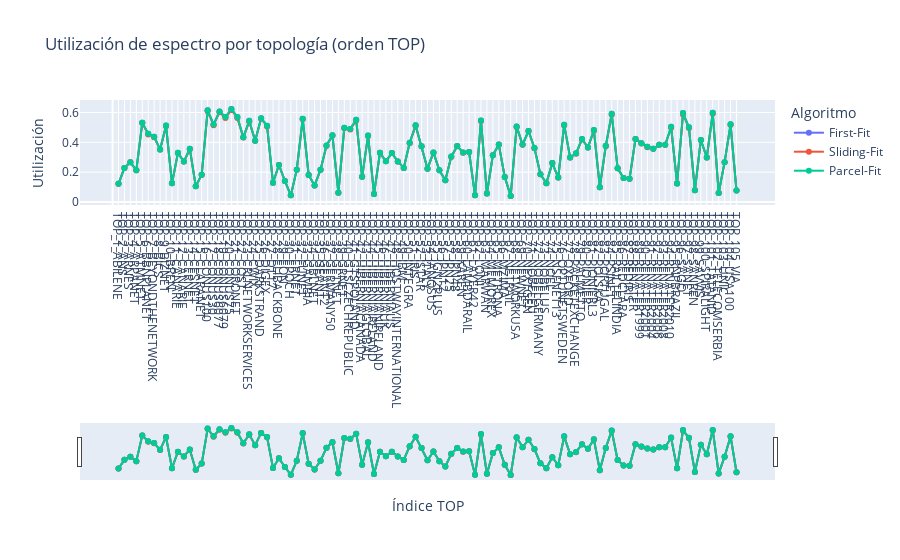

Notebook code for this chart:
### Markdown cell above
### Visualización interactiva con líneas y range slider

### Code cell
ALGORITHM_LABELS = {
    "first_fit": "First-Fit",
    "sliding_fit": "Sliding-Fit",
    "parcel_fit": "Parcel-Fit",
}
LABEL_TO_KEY = {label: key for key, label in ALGORITHM_LABELS.items()}

if not all_results:
    raise RuntimeError("No hay resultados para graficar. Ejecuta la celda de experimentos primero.")

ordered_payloads = sorted(loaded_topos.values(), key=lambda topo: topo["numeric_id"])
plot_rows = []
for payload in ordered_payloads:
    topo_results = all_results.get(payload["name"], {})
    for alg_key, alg_label in ALGORITHM_LABELS.items():
        metrics = topo_results.get(alg_key)
        if not metrics:
            continue
        plot_rows.append({
            "rank": payload["numeric_id"],
            "topology": payload["name"],
            "alias": payload["alias"],
            "algorithm": alg_label,
            "utilization": metrics["utilization"],
            "fragmentation": metrics["fragmentation"],
        })

df_metrics = pd.DataFrame(plot_rows)
if df_metrics.empty:
    raise RuntimeError("No se generaron métricas para graficar (¿rutas vacías?).")

tick_vals = [payload["numeric_id"] for payload in ordered_payloads]
tick_text = [payload["name"] for payload in ordered_payloads]

fig_util = go.Figure()
for alg_label in df_metrics["algorithm"].unique():
    alg_df = df_metrics[df_metrics["algorithm"] == alg_label].sort_values("rank")
    fig_util.add_trace(
        go.Scatter(
            x=alg_df["rank"],
            y=alg_df["utilization"],
            mode="lines+markers",
            name=alg_label,
            text=alg_df["topology"],
            hovertemplate="%{text}<br>Utilización=%{y:.3f}<extra>%{fullData.name}</extra>",
        )
    )

fig_util.update_layout(
    title="Utilización de espectro por topología (orden TOP)",
    xaxis=dict(
        title="Índice TOP",
        tickmode="array",
        tickvals=tick_vals,
        ticktext=tick_text,
        rangeslider=dict(visible=True),
    ),
    yaxis=dict(title="Utilización"),
    legend_title_text="Algoritmo",
)
fig_util.show()

### Figure 1 — Plotly figure (JSON) as saved in the notebook; plotly's stock layout.template omitted (floating-point values rounded to 4 significant figures)
{"data": [{"hovertemplate": "%{text}<br>Utilización=%{y:.3f}<extra>%{fullData.name}</extra>", "mode": "lines+markers", "name": "First-Fit", "text": ["TOP_1_ABILENE", "TOP_2_ANS", "TOP_3_ARNES", "TOP_4_ARPANET", "TOP_5_ATMNET", "TOP_6_BBNPLANET", "TOP_7_BEYONDTHENETWORK", "TOP_8_BICS", "TOP_9_BIZNET", "TOP_10_BREN", "TOP_11_CANARIE", "TOP_12_CANARIE", "TOP_13_CERNET", "TOP_14_CESNET", "TOP_15_CLARANET", "TOP_16_CONUS100", "TOP_17_CONUS30", "TOP_18_CONUS6077", "TOP_19_CONUS6079", "TOP_20_CONUS75", "TOP_21_CORONET", "TOP_22_COST", "TOP_23_CRLNETWORKSERVICES", "TOP_24_CWIX", "TOP_25_DARKSTRAND", "TOP_26_DIGEX", "TOP_27_DT17", "TOP_28_ELIBACKBONE", "TOP_29_EON", "TOP_30_EPOCH", "TOP_31_ERNET", "TOP_32_FUNET", "TOP_33_GAMBIA", "TOP_34_GBLNET", "TOP_35_GEANT", "TOP_36_GEANT2", "TOP_37_GERMANY50", "TOP_38_GETNET", "TOP_39_GRNET", "TOP_40_GTSCZECHREPUBLIC", "TOP_41_GTSPOLAND", "TOP_42_HIBERNIACANADA", "TOP_43_HIBERNIAGLOBAL", "TOP_44_HIBERNIAIRELAND", "TOP_45_HIBERNIANIRELAND", "TOP_46_HIBERNIAUK", "TOP_47_HIBERNIAUS", "TOP_48_HOSTWAYINTERNATIONAL", "TOP_49_IBM", "TOP_50_INTEGRA", "TOP_51_IRIS", "TOP_52_ISTAR", "TOP_53_ITALY", "TOP_54_JANOSUS", "TOP_55_JGN2PLUS", "TOP_56_JPN12", "TOP_57_JPN25", "TOP_58_JPN48", "TOP_59_KAREN", "TOP_60_LAMBDARAIL", "TOP_61_LAYER42", "TOP_62_LONI", "TOP_63_MARWAN", "TOP_64_MEMOREX", "TOP_65_METRONA", "TOP_66_MZIMA", "TOP_67_NETRAIL", "TOP_68_NETWORKUSA", "TOP_69_NEWNET", "TOP_70_NEXTGEN", "TOP_71_NOBELEU", "TOP_72_NOBELGERMANY", "TOP_73_NOBELUS", "TOP_74_NOEL", "TOP_75_NSFNET13", "TOP_76_OPTUNETSWEDEN", "TOP_77_OXFORD", "TOP_78_PACKETEXCHANGE", "TOP_79_PALMETTO", "TOP_80_PIONIER", "TOP_81_PIONIERL3", "TOP_82_POLSKA", "TOP_83_PORTUGAL", "TOP_84_PSINET", "TOP_85_RAILTELINDIA", "TOP_86_REDCLARA", "TOP_87_REDIRIS", "TOP_88_RENATER", "TOP_89_RENATER1999", "TOP_90_RENATER2001", "TOP_91_RENATER2004", "TOP_92_RENATER2006", "TOP_93_RENATER2008", "TOP_94_RENATER2010", "TOP_95_RNPBRAZIL", "TOP_96_SAGO", "TOP_97_SANET", "TOP_98_SANREN", "TOP_99_SAVVIS", "TOP_100_SPIRALIGHT", "TOP_101_TATANID", "TOP_102_TELECOMSERBIA", "TOP_103_UNIC", "TOP_104_USA100", "TOP_105_VIA"], "type": "scatter", "x": [1, 2, 3, 4, 5, 6, 7, 8, 9, 10, 11, 12, 13, 14, 15, 16, 17, 18, 19, 20, 21, 22, 23, 24, 25, 26, 27, 28, 29, 30, 31, 32, 33, 34, 35, 36, 37, 38, 39, 40, 41, 42, 43, 44, 45, 46, 47, 48, 49, 50, 51, 52, 53, 54, 55, 56, 57, 58, 59, 60, 61, 62, 63, 64, 65, 66, 67, 68, 69, 70, 71, 72, 73, 74, 75, 76, 77, 78, 79, 80, 81, 82, 83, 84, 85, 86, 87, 88, 89, 90, 91, 92, 93, 94, 95, 96, 97, 98, 99, 100, 101, 102, 103, 104, 105], "y": [0.1214, 0.2285, 0.2656, 0.2125, 0.5307, 0.4576, 0.4366, 0.3523, 0.5121, 0.125, 0.3295, 0.2707, 0.3571, 0.1059, 0.1826, 0.6143, 0.52, 0.6066, 0.5695, 0.6234, 0.5695, 0.4334, 0.5439, 0.4103, 0.5615, 0.5114, 0.129, 0.2479, 0.1409, 0.04464, 0.2167, 0.5588, 0.1812, 0.1107, 0.2163, 0.3791, 0.4477, 0.0625, 0.4976, 0.49, 0.5518, 0.1688, 0.4462, 0.05417, 0.3297, 0.2731, 0.3278, 0.2714, 0.2281, 0.3969, 0.5144, 0.3737, 0.2232, 0.3321, 0.2125, 0.145, 0.3044, 0.3757, 0.3322, 0.3348, 0.04464, 0.5465, 0.05625, 0.3135, 0.3846, 0.1681, 0.04, 0.5066, 0.3855, 0.4758, 0.3619, 0.1861, 0.1262, 0.2605, 0.1633, 0.5185, 0.299, 0.3259, 0.4223, 0.3655, 0.4826, 0.09931, 0.3762, 0.5913, 0.2254, 0.1603, 0.155, 0.4225, 0.394, 0.3699, 0.3565, 0.3831, 0.3831, 0.5038, 0.124, 0.5963, 0.5002, 0.07857, 0.4156, 0.2984, 0.5975, 0.06042, 0.2669, 0.5204, 0.07604]}, {"hovertemplate": "%{text}<br>Utilización=%{y:.3f}<extra>%{fullData.name}</extra>", "mode": "lines+markers", "name": "Sliding-Fit", "text": ["TOP_1_ABILENE", "TOP_2_ANS", "TOP_3_ARNES", "TOP_4_ARPANET", "TOP_5_ATMNET", "TOP_6_BBNPLANET", "TOP_7_BEYONDTHENETWORK", "TOP_8_BICS", "TOP_9_BIZNET", "TOP_10_BREN", "TOP_11_CANARIE", "TOP_12_CANARIE", "TOP_13_CERNET", "TOP_14_CESNET", "TOP_15_CLARANET", "TOP_16_CONUS100", "TOP_17_CONUS30", "TOP_18_CONUS6077", "TOP_19_CONUS6079", "TOP_20_CONUS75", "TOP_21_CORONET", "TOP_22_COST", "TOP_23_CRLNETWORKSERVICES", "TOP_24_CWIX", "TOP_25_DARKSTRAND", "TOP_26_DIGEX", "TOP_27_DT17", "TOP_28_ELIBACKBONE", "TOP_29_EON", "TOP_30_EPOCH", "TOP_31_ERNET", "TOP_32_FUNET", "TOP_33_GAMBIA", "TOP_34_GBLNET", "TOP_35_GEANT", "TOP_36_GEANT2", "TOP_37_GERMANY50", "TOP_38_GETNET", "TOP_39_GRNET", "TOP_40_GTSCZECHREPUBLIC", "TOP_41_GTSPOLAND", "TOP_42_HIBERNIACANADA", "TOP_43_HIBERNIAGLOBAL", "TOP_44_HIBERNIAIRELAND", "TOP_45_HIBERNIANIRELAND", "TOP_46_HIBERNIAUK", "TOP_47_HIBERNIAUS", "TOP_48_HOSTWAYINTERNATIONAL", "TOP_49_IBM", "TOP_50_INTEGRA", "TOP_51_IRIS", "TOP_52_ISTAR", "TOP_53_ITALY", "TOP_54_JANOSUS", "TOP_55_JGN2PLUS", "TOP_56_JPN12", "TOP_57_JPN25", "TOP_58_JPN48", "TOP_59_KAREN", "TOP_60_LAMBDARAIL", "TOP_61_LAYER42", "TOP_62_LONI", "TOP_63_MARWAN", "TOP_64_MEMOREX", "TOP_65_METRONA", "TOP_66_MZIMA", "TOP_67_NETRAIL", "TOP_68_NETWORKUSA", "TOP_69_NEWNET", "TOP_70_NEXTGEN", "TOP_71_NOBELEU", "TOP_72_NOBELGERMANY", "TOP_73_NOBELUS", "TOP_74_NOEL", "TOP_75_NSFNET13", "TOP_76_OPTUNETSWEDEN", "TOP_77_OXFORD", "TOP_78_PACKETEXCHANGE", "TOP_79_PALMETTO", "TOP_80_PIONIER", "TOP_81_PIONIERL3", "TOP_82_POLSKA", "TOP_83_PORTUGAL", "TOP_84_PSINET", "TOP_85_RAILTELINDIA", "TOP_86_REDCLARA", "TOP_87_REDIRIS", "TOP_88_RENATER", "TOP_89_RENATER1999", "TOP_90_RENATER2001", "TOP_91_RENATER2004", "TOP_92_RENATER2006", "TOP_93_RENATER2008", "TOP_94_RENATER2010", "TOP_95_RNPBRAZIL", "TOP_96_SAGO", "TOP_97_SANET", "TOP_98_SANREN", "TOP_99_SAVVIS", "TOP_100_SPIRALIGHT", "TOP_101_TATANID", "TOP_102_TELECOMSERBIA", "TOP_103_UNIC", "TOP_104_USA100", "TOP_105_VIA"], "type": "scatter", "x": [1, 2, 3, 4, 5, 6, 7, 8, 9, 10, 11, 12, 13, 14, 15, 16, 17, 18, 19, 20, 21, 22, 23, 24, 25, 26, 27, 28, 29, 30, 31, 32, 33, 34, 35, 36, 37, 38, 39, 40, 41, 42, 43, 44, 45, 46, 47, 48, 49, 50, 51, 52, 53, 54, 55, 56, 57, 58, 59, 60, 61, 62, 63, 64, 65, 66, 67, 68, 69, 70, 71, 72, 73, 74, 75, 76, 77, 78, 79, 80, 81, 82, 83, 84, 85, 86, 87, 88, 89, 90, 91, 92, 93, 94, 95, 96, 97, 98, 99, 100, 101, 102, 103, 104, 105], "y": [0.1214, 0.2285, 0.2656, 0.2125, 0.5307, 0.4527, 0.4346, 0.351, 0.507, 0.125, 0.3269, 0.2707, 0.3537, 0.1059, 0.1826, 0.6082, 0.5148, 0.6015, 0.5634, 0.6171, 0.5634, 0.4316, 0.5377, 0.4103, 0.5587, 0.5064, 0.129, 0.2479, 0.1409, 0.04464, 0.2167, 0.5544, 0.1812, 0.1107, 0.2163, 0.3752, 0.4435, 0.0625, 0.4939, 0.486, 0.5464, 0.1688, 0.4416, 0.05417, 0.3297, 0.2731, 0.3278, 0.2714, 0.2281, 0.3944, 0.5095, 0.3737, 0.2232, 0.3308, 0.2125, 0.145, 0.3017, 0.3736, 0.3297, 0.3348, 0.04464, 0.5431, 0.05625, 0.3135, 0.3831, 0.1681, 0.04, 0.5018, 0.3831, 0.4758, 0.3601, 0.1861, 0.1262, 0.2605, 0.1633, 0.5131, 0.299, 0.3227, 0.4195, 0.3655, 0.4771, 0.09931, 0.3738, 0.585, 0.2254, 0.1603, 0.155, 0.4225, 0.3913, 0.3676, 0.3565, 0.3831, 0.3831, 0.4975, 0.124, 0.5868, 0.496, 0.07857, 0.4156, 0.2984, 0.5913, 0.06042, 0.2669, 0.5155, 0.07604]}, {"hovertemplate": "%{text}<br>Utilización=%{y:.3f}<extra>%{fullData.name}</extra>", "mode": "lines+markers", "name": "Parcel-Fit", "text": ["TOP_1_ABILENE", "TOP_2_ANS", "TOP_3_ARNES", "TOP_4_ARPANET", "TOP_5_ATMNET", "TOP_6_BBNPLANET", "TOP_7_BEYONDTHENETWORK", "TOP_8_BICS", "TOP_9_BIZNET", "TOP_10_BREN", "TOP_11_CANARIE", "TOP_12_CANARIE", "TOP_13_CERNET", "TOP_14_CESNET", "TOP_15_CLARANET", "TOP_16_CONUS100", "TOP_17_CONUS30", "TOP_18_CONUS6077", "TOP_19_CONUS6079", "TOP_20_CONUS75", "TOP_21_CORONET", "TOP_22_COST", "TOP_23_CRLNETWORKSERVICES", "TOP_24_CWIX", "TOP_25_DARKSTRAND", "TOP_26_DIGEX", "TOP_27_DT17", "TOP_28_ELIBACKBONE", "TOP_29_EON", "TOP_30_EPOCH", "TOP_31_ERNET", "TOP_32_FUNET", "TOP_33_GAMBIA", "TOP_34_GBLNET", "TOP_35_GEANT", "TOP_36_GEANT2", "TOP_37_GERMANY50", "TOP_38_GETNET", "TOP_39_GRNET", "TOP_40_GTSCZECHREPUBLIC", "TOP_41_GTSPOLAND", "TOP_42_HIBERNIACANADA", "TOP_43_HIBERNIAGLOBAL", "TOP_44_HIBERNIAIRELAND", "TOP_45_HIBERNIANIRELAND", "TOP_46_HIBERNIAUK", "TOP_47_HIBERNIAUS", "TOP_48_HOSTWAYINTERNATIONAL", "TOP_49_IBM", "TOP_50_INTEGRA", "TOP_51_IRIS", "TOP_52_ISTAR", "TOP_53_ITALY", "TOP_54_JANOSUS", "TOP_55_JGN2PLUS", "TOP_56_JPN12", "TOP_57_JPN25", "TOP_58_JPN48", "TOP_59_KAREN", "TOP_60_LAMBDARAIL", "TOP_61_LAYER42", "TOP_62_LONI", "TOP_63_MARWAN", "TOP_64_MEMOREX", "TOP_65_METRONA", "TOP_66_MZIMA", "TOP_67_NETRAIL", "TOP_68_NETWORKUSA", "TOP_69_NEWNET", "TOP_70_NEXTGEN", "TOP_71_NOBELEU", "TOP_72_NOBELGERMANY", "TOP_73_NOBELUS", "TOP_74_NOEL", "TOP_75_NSFNET13", "TOP_76_OPTUNETSWEDEN", "TOP_77_OXFORD", "TOP_78_PACKETEXCHANGE", "TOP_79_PALMETTO", "TOP_80_PIONIER", "TOP_81_PIONIERL3", "TOP_82_POLSKA", "TOP_83_PORTUGAL", "TOP_84_PSINET", "TOP_85_RAILTELINDIA", "TOP_86_REDCLARA", "TOP_87_REDIRIS", "TOP_88_RENATER", "TOP_89_RENATER1999", "TOP_90_RENATER2001", "TOP_91_RENATER2004", "TOP_92_RENATER2006", "TOP_93_RENATER2008", "TOP_94_RENATER2010", "TOP_95_RNPBRAZIL", "TOP_96_SAGO", "TOP_97_SANET", "TOP_98_SANREN", "TOP_99_SAVVIS", "TOP_100_SPIRALIGHT", "TOP_101_TATANID", "TOP_102_TELECOMSERBIA", "TOP_103_UNIC", "TOP_104_USA100", "TOP_105_VIA"], "type": "scatter", "x": [1, 2, 3, 4, 5, 6, 7, 8, 9, 10, 11, 12, 13, 14, 15, 16, 17, 18, 19, 20, 21, 22, 23, 24, 25, 26, 27, 28, 29, 30, 31, 32, 33, 34, 35, 36, 37, 38, 39, 40, 41, 42, 43, 44, 45, 46, 47, 48, 49, 50, 51, 52, 53, 54, 55, 56, 57, 58, 59, 60, 61, 62, 63, 64, 65, 66, 67, 68, 69, 70, 71, 72, 73, 74, 75, 76, 77, 78, 79, 80, 81, 82, 83, 84, 85, 86, 87, 88, 89, 90, 91, 92, 93, 94, 95, 96, 97, 98, 99, 100, 101, 102, 103, 104, 105], "y": [0.1214, 0.2285, 0.2656, 0.2125, 0.5307, 0.4576, 0.4366, 0.3523, 0.5121, 0.125, 0.3295, 0.2707, 0.3571, 0.1059, 0.1826, 0.6143, 0.52, 0.6066, 0.5695, 0.6234, 0.5695, 0.4334, 0.5439, 0.4103, 0.5615, 0.5114, 0.129, 0.2479, 0.1409, 0.04464, 0.2167, 0.5588, 0.1812, 0.1107, 0.2163, 0.3791, 0.4477, 0.0625, 0.4976, 0.49, 0.5518, 0.1688, 0.4462, 0.05417, 0.3297, 0.2731, 0.3278, 0.2714, 0.2281, 0.3969, 0.5144, 0.3737, 0.2232, 0.3321, 0.2125, 0.145, 0.3044, 0.3757, 0.3322, 0.3348, 0.04464, 0.5465, 0.05625, 0.3135, 0.3846, 0.1681, 0.04, 0.5066, 0.3855, 0.4758, 0.3619, 0.1861, 0.1262, 0.2605, 0.1633, 0.5185, 0.299, 0.3259, 0.4223, 0.3655, 0.4826, 0.09931, 0.3762, 0.5913, 0.2254, 0.1603, 0.155, 0.4225, 0.394, 0.3699, 0.3565, 0.3831, 0.3831, 0.5038, 0.124, 0.5963, 0.5002, 0.07857, 0.4156, 0.2984, 0.5975, 0.06042, 0.2669, 0.5204, 0.07604]}], "layout": {"legend": {"title": {"text": "Algoritmo"}}, "title": {"text": "Utilización de espectro por topología (orden TOP)"}, "xaxis": {"rangeslider": {"visible": true}, "tickmode": "array", "ticktext": ["TOP_1_ABILENE", "TOP_2_ANS", "TOP_3_ARNES", "TOP_4_ARPANET", "TOP_5_ATMNET", "TOP_6_BBNPLANET", "TOP_7_BEYONDTHENETWORK", "TOP_8_BICS", "TOP_9_BIZNET", "TOP_10_BREN", "TOP_11_CANARIE", "TOP_12_CANARIE", "TOP_13_CERNET", "TOP_14_CESNET", "TOP_15_CLARANET", "TOP_16_CONUS100", "TOP_17_CONUS30", "TOP_18_CONUS6077", "TOP_19_CONUS6079", "TOP_20_CONUS75", "TOP_21_CORONET", "TOP_22_COST", "TOP_23_CRLNETWORKSERVICES", "TOP_24_CWIX", "TOP_25_DARKSTRAND", "TOP_26_DIGEX", "TOP_27_DT17", "TOP_28_ELIBACKBONE", "TOP_29_EON", "TOP_30_EPOCH", "TOP_31_ERNET", "TOP_32_FUNET", "TOP_33_GAMBIA", "TOP_34_GBLNET", "TOP_35_GEANT", "TOP_36_GEANT2", "TOP_37_GERMANY50", "TOP_38_GETNET", "TOP_39_GRNET", "TOP_40_GTSCZECHREPUBLIC", "TOP_41_GTSPOLAND", "TOP_42_HIBERNIACANADA", "TOP_43_HIBERNIAGLOBAL", "TOP_44_HIBERNIAIRELAND", "TOP_45_HIBERNIANIRELAND", "TOP_46_HIBERNIAUK", "TOP_47_HIBERNIAUS", "TOP_48_HOSTWAYINTERNATIONAL", "TOP_49_IBM", "TOP_50_INTEGRA", "TOP_51_IRIS", "TOP_52_ISTAR", "TOP_53_ITALY", "TOP_54_JANOSUS", "TOP_55_JGN2PLUS", "TOP_56_JPN12", "TOP_57_JPN25", "TOP_58_JPN48", "TOP_59_KAREN", "TOP_60_LAMBDARAIL", "TOP_61_LAYER42", "TOP_62_LONI", "TOP_63_MARWAN", "TOP_64_MEMOREX", "TOP_65_METRONA", "TOP_66_MZIMA", "TOP_67_NETRAIL", "TOP_68_NETWORKUSA", "TOP_69_NEWNET", "TOP_70_NEXTGEN", "TOP_71_NOBELEU", "TOP_72_NOBELGERMANY", "TOP_73_NOBELUS", "TOP_74_NOEL", "TOP_75_NSFNET13", "TOP_76_OPTUNETSWEDEN", "TOP_77_OXFORD", "TOP_78_PACKETEXCHANGE", "TOP_79_PALMETTO", "TOP_80_PIONIER", "TOP_81_PIONIERL3", "TOP_82_POLSKA", "TOP_83_PORTUGAL", "TOP_84_PSINET", "TOP_85_RAILTELINDIA", "TOP_86_REDCLARA", "TOP_87_REDIRIS", "TOP_88_RENATER", "TOP_89_RENATER1999", "TOP_90_RENATER2001", "TOP_91_RENATER2004", "TOP_92_RENATER2006", "TOP_93_RENATER2008", "TOP_94_RENATER2010", "TOP_95_RNPBRAZIL", "TOP_96_SAGO", "TOP_97_SANET", "TOP_98_SANREN", "TOP_99_SAVVIS", "TOP_100_SPIRALIGHT", "TOP_101_TATANID", "TOP_102_TELECOMSERBIA", "TOP_103_UNIC", "TOP_104_USA100", "TOP_105_VIA"], "tickvals": [1, 2, 3, 4, 5, 6, 7, 8, 9, 10, 11, 12, 13, 14, 15, 16, 17, 18, 19, 20, 21, 22, 23, 24, 25, 26, 27, 28, 29, 30, 31, 32, 33, 34, 35, 36, 37, 38, 39, 40, 41, 42, 43, 44, 45, 46, 47, 48, 49, 50, 51, 52, 53, 54, 55, 56, 57, 58, 59, 60, 61, 62, 63, 64, 65, 66, 67, 68, 69, 70, 71, 72, 73, 74, 75, 76, 77, 78, 79, 80, 81, 82, 83, 84, 85, 86, 87, 88, 89, 90, 91, 92, 93, 94, 95, 96, 97, 98, 99, 100, 101, 102, 103, 104, 105], "title": {"text": "Índice TOP"}}, "yaxis": {"title": {"text": "Utilización"}}}}
